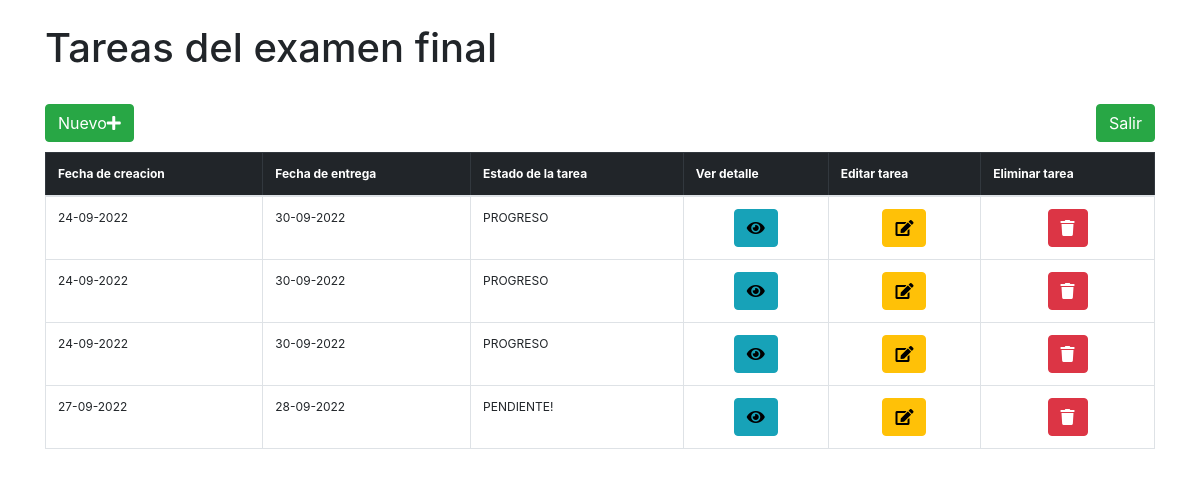
Before: /examenFinal/dashboard with the older database file.
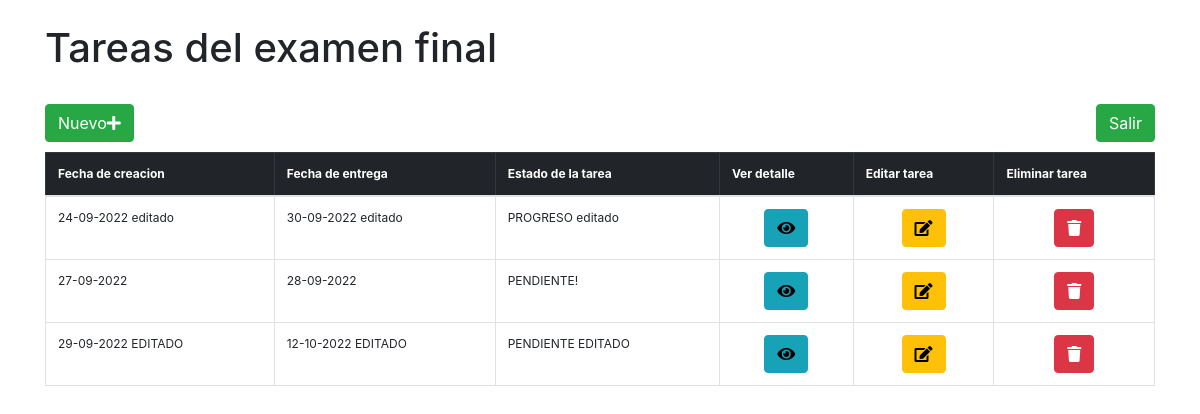
After: the same page with the newer database file.
### examenFinal/models.py (models this page shows)
class tareasExamen(models.Model):
    fechaCreacion = models.CharField(max_length=256,default='24-09-2022')
    fechaEntrega = models.CharField(max_length=256,default='30-09-2022')
    descripcion = models.CharField(max_length=512,default='')
    estadoTarea = models.CharField(max_length=128,default='PROGRESO')

### examenFinal/views.py (the view)
# urls.py: path('dashboard',views.dashboard,name='dashboard'),
def dashboard(request):
    return render(request,'examenFinal/dashboard.html',{
        'tareas_totales':tareasExamen.objects.all().order_by('id')
    })

### examenFinal/templates/examenFinal/dashboard.html (shortened to what this page needs)
<!DOCTYPE html>
<html lang="es">
    <head>
        <link href="https://cdn.jsdelivr.net/npm/bootstrap@5.1.3/dist/css/bootstrap.min.css" rel="stylesheet">
        <link rel="stylesheet" href="https://use.fontawesome.com/releases/v5.8.1/css/all.css">
        <link href="https://maxcdn.bootstrapcdn.com/bootstrap/4.0.0/css/bootstrap.min.css" rel="stylesheet">
    </head>
    <body>
        <div class="container">
            <br>
            <h1>Tareas del examen final</h1>
            <br>
            <div>
                <a class="btn btn-success float-start" style="color: white;" onclick="nuevaTarea()" data-bs-toggle="modal" data-bs-target="#nuevaTarea">Nuevo<i class="fa fa-plus"></i></a>
                <a class="btn btn-success float-end" style="color: white;" href="{% url 'examenFinal:index' %}">Salir</a>
            </div>
            <br>
            <br>
            <table class="table table-bordered table-hover" style="font-size: 12px;">
                <thead class="table-dark">
                    <tr>
                        <th scope="col">Fecha de creacion</th>
                        <th scope="col">Fecha de entrega</th>
                        <th scope="col">Estado de la tarea</th>
                        <th scope="col">Ver detalle</th>
                        <th scope="col">Editar tarea</th>
                        <th scope="col">Eliminar tarea</th>
                    </tr>
                </thead>
                <tbody id="tabla_tareas">
                {% for tarea in tareas_totales %}
                <tr>
                    <td scope="row">{{ tarea.fechaCreacion }}</td>
                    <td>{{ tarea.fechaEntrega }}</td>
                    <td>{{ tarea.estadoTarea }}</td>
                    <td style="text-align: center;"><a id="{{ tarea.id }}" class="btn btn-info" style="color: black;" data-bs-toggle="modal" data-bs-target="#verDetalle" onclick="mostrarDetalle(this.id)"><i class="fa fa-eye"></i></a></td>
                    <td style="text-align: center;"><a id="{{ tarea.id }}" class="btn btn-warning" style="color: black;" data-bs-toggle="modal" data-bs-target="#editarTarea" onclick="editarTarea(this.id)"><i class="fa fa-edit"></i></a></td>
                    <td style="text-align: center;"><a id="{{ tarea.id }}" class="btn btn-danger" style="color: white;" onclick="eliminarTarea(this.id)"><i class="fa fa-trash"></i></a></td>
                </tr>
                {% endfor %}
                </tbody>
            </table>
        </div>
    </body>
</html>

Changed rows visible on the page:
removed tareasExamen: fechaCreacion "24-09-2022", fechaEntrega "30-09-2022", estadoTarea "PROGRESO"
removed tareasExamen: fechaCreacion "24-09-2022", fechaEntrega "30-09-2022", estadoTarea "PROGRESO"
changed tareasExamen: fechaCreacion "24-09-2022" → "24-09-2022 editado"; fechaEntrega "30-09-2022" → "30-09-2022 editado"; estadoTarea "PROGRESO" → "PROGRESO editado"
added tareasExamen: fechaCreacion "29-09-2022 EDITADO", fechaEntrega "12-10-2022 EDITADO", estadoTarea "PENDIENTE EDITADO"
